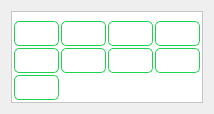
<?xml version="1.0" encoding="UTF-8"?>
<ui version="4.0">
 <class>Dialog</class>
 <widget class="QDialog" name="Dialog">
  <property name="geometry">
   <rect>
    <x>0</x>
    <y>0</y>
    <width>210</width>
    <height>110</height>
   </rect>
  </property>
  <property name="windowTitle">
   <string>Dialog</string>
  </property>
  <layout class="QVBoxLayout" name="verticalLayout">
   <item>
    <widget class="QFrame" name="weldFaceBtns">
     <property name="sizePolicy">
      <sizepolicy hsizetype="Preferred" vsizetype="Preferred">
       <horstretch>0</horstretch>
       <verstretch>0</verstretch>
      </sizepolicy>
     </property>
     <property name="minimumSize">
      <size>
       <width>0</width>
       <height>0</height>
      </size>
     </property>
     <property name="styleSheet">
      <string notr="true">QFrame{
	background-color: rgb(255, 255, 255);}

QPushButton{
	font: 75 10pt &quot;Arial&quot; bold;
	color: rgb(255, 255, 255);
	border-radius: 5px;
	border: 1px solid rgb(30, 210, 80);
}
</string>
     </property>
     <property name="frameShape">
      <enum>QFrame::StyledPanel</enum>
     </property>
     <property name="frameShadow">
      <enum>QFrame::Plain</enum>
     </property>
     <layout class="QGridLayout" name="gridLayout_2">
      <property name="leftMargin">
       <number>2</number>
      </property>
      <property name="topMargin">
       <number>9</number>
      </property>
      <property name="rightMargin">
       <number>2</number>
      </property>
      <property name="bottomMargin">
       <number>2</number>
      </property>
      <property name="spacing">
       <number>2</number>
      </property>
      <item row="2" column="0">
       <widget class="QPushButton" name="weldFace_circline">
        <property name="minimumSize">
         <size>
          <width>45</width>
          <height>25</height>
         </size>
        </property>
        <property name="text">
         <string/>
        </property>
        <property name="icon">
         <iconset resource="../resources.qrc">
          <normaloff>:/Icons/Icons/circline_weld_face.png</normaloff>:/Icons/Icons/circline_weld_face.png</iconset>
        </property>
        <property name="iconSize">
         <size>
          <width>20</width>
          <height>20</height>
         </size>
        </property>
        <property name="checkable">
         <bool>true</bool>
        </property>
       </widget>
      </item>
      <item row="1" column="2">
       <widget class="QPushButton" name="weldFace_convex">
        <property name="minimumSize">
         <size>
          <width>45</width>
          <height>25</height>
         </size>
        </property>
        <property name="text">
         <string/>
        </property>
        <property name="icon">
         <iconset resource="../resources.qrc">
          <normaloff>:/Icons/Icons/convex_weld_face.png</normaloff>:/Icons/Icons/convex_weld_face.png</iconset>
        </property>
        <property name="iconSize">
         <size>
          <width>20</width>
          <height>20</height>
         </size>
        </property>
        <property name="checkable">
         <bool>true</bool>
        </property>
       </widget>
      </item>
      <item row="4" column="0">
       <widget class="QPushButton" name="weldFace_rect">
        <property name="minimumSize">
         <size>
          <width>45</width>
          <height>25</height>
         </size>
        </property>
        <property name="text">
         <string/>
        </property>
        <property name="icon">
         <iconset resource="../resources.qrc">
          <normaloff>:/Icons/Icons/rectangle_weld_face.png</normaloff>:/Icons/Icons/rectangle_weld_face.png</iconset>
        </property>
        <property name="iconSize">
         <size>
          <width>20</width>
          <height>20</height>
         </size>
        </property>
        <property name="checkable">
         <bool>true</bool>
        </property>
       </widget>
      </item>
      <item row="1" column="0">
       <widget class="QPushButton" name="weldFace_flat">
        <property name="minimumSize">
         <size>
          <width>45</width>
          <height>25</height>
         </size>
        </property>
        <property name="text">
         <string/>
        </property>
        <property name="icon">
         <iconset resource="../resources.qrc">
          <normaloff>:/Icons/Icons/flat_weld_face.png</normaloff>:/Icons/Icons/flat_weld_face.png</iconset>
        </property>
        <property name="iconSize">
         <size>
          <width>25</width>
          <height>20</height>
         </size>
        </property>
        <property name="checkable">
         <bool>true</bool>
        </property>
       </widget>
      </item>
      <item row="1" column="1">
       <widget class="QPushButton" name="weldFace_concave">
        <property name="minimumSize">
         <size>
          <width>45</width>
          <height>25</height>
         </size>
        </property>
        <property name="text">
         <string/>
        </property>
        <property name="icon">
         <iconset resource="../resources.qrc">
          <normaloff>:/Icons/Icons/concave_weld_face.png</normaloff>:/Icons/Icons/concave_weld_face.png</iconset>
        </property>
        <property name="iconSize">
         <size>
          <width>20</width>
          <height>20</height>
         </size>
        </property>
        <property name="checkable">
         <bool>true</bool>
        </property>
       </widget>
      </item>
      <item row="1" column="3">
       <widget class="QPushButton" name="weldFace_anchor">
        <property name="minimumSize">
         <size>
          <width>45</width>
          <height>25</height>
         </size>
        </property>
        <property name="text">
         <string/>
        </property>
        <property name="icon">
         <iconset resource="../resources.qrc">
          <normaloff>:/Icons/Icons/anchor_weld_face.png</normaloff>:/Icons/Icons/anchor_weld_face.png</iconset>
        </property>
        <property name="iconSize">
         <size>
          <width>20</width>
          <height>20</height>
         </size>
        </property>
        <property name="checkable">
         <bool>true</bool>
        </property>
       </widget>
      </item>
      <item row="2" column="1">
       <widget class="QPushButton" name="weldFace_chord">
        <property name="minimumSize">
         <size>
          <width>45</width>
          <height>25</height>
         </size>
        </property>
        <property name="text">
         <string/>
        </property>
        <property name="icon">
         <iconset resource="../resources.qrc">
          <normaloff>:/Icons/Icons/chord_weld_face.png</normaloff>:/Icons/Icons/chord_weld_face.png</iconset>
        </property>
        <property name="iconSize">
         <size>
          <width>20</width>
          <height>20</height>
         </size>
        </property>
        <property name="checkable">
         <bool>true</bool>
        </property>
       </widget>
      </item>
      <item row="2" column="2">
       <widget class="QPushButton" name="weldFace_banner">
        <property name="minimumSize">
         <size>
          <width>45</width>
          <height>25</height>
         </size>
        </property>
        <property name="text">
         <string/>
        </property>
        <property name="icon">
         <iconset resource="../resources.qrc">
          <normaloff>:/Icons/Icons/banner_weld_face.png</normaloff>:/Icons/Icons/banner_weld_face.png</iconset>
        </property>
        <property name="iconSize">
         <size>
          <width>20</width>
          <height>20</height>
         </size>
        </property>
        <property name="checkable">
         <bool>true</bool>
        </property>
       </widget>
      </item>
      <item row="2" column="3">
       <widget class="QPushButton" name="weldFace_circ">
        <property name="minimumSize">
         <size>
          <width>45</width>
          <height>25</height>
         </size>
        </property>
        <property name="text">
         <string/>
        </property>
        <property name="icon">
         <iconset resource="../resources.qrc">
          <normaloff>:/Icons/Icons/circ_weld_face.png</normaloff>:/Icons/Icons/circ_weld_face.png</iconset>
        </property>
        <property name="iconSize">
         <size>
          <width>20</width>
          <height>20</height>
         </size>
        </property>
        <property name="checkable">
         <bool>true</bool>
        </property>
       </widget>
      </item>
     </layout>
    </widget>
   </item>
  </layout>
 </widget>
 <resources>
  <include location="../resources.qrc"/>
 </resources>
 <connections/>
</ui>
